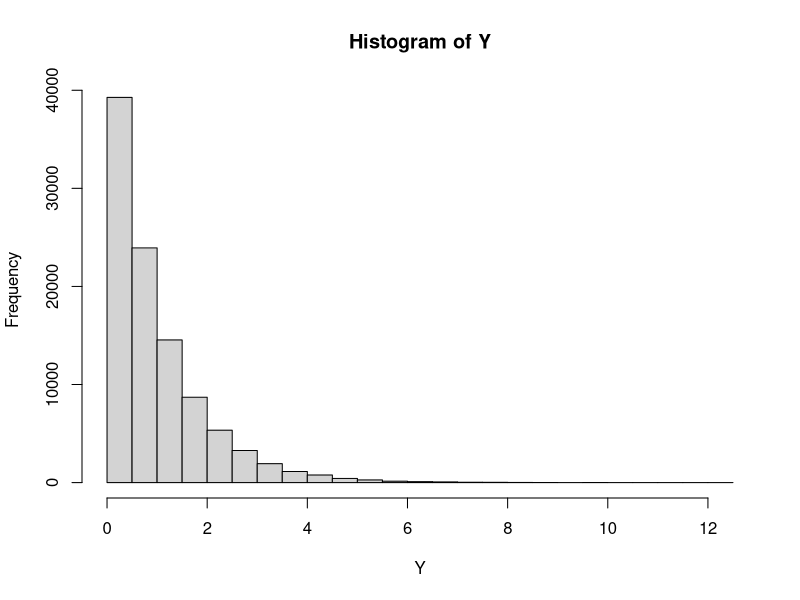
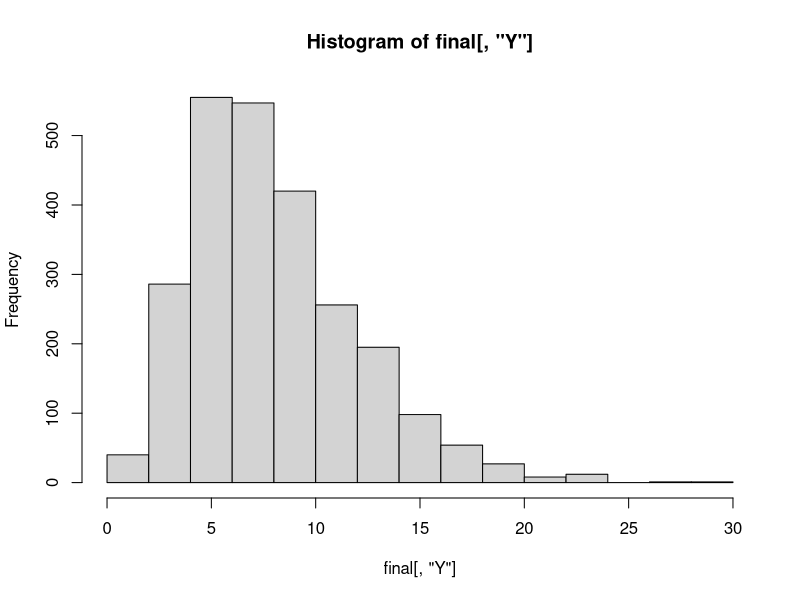
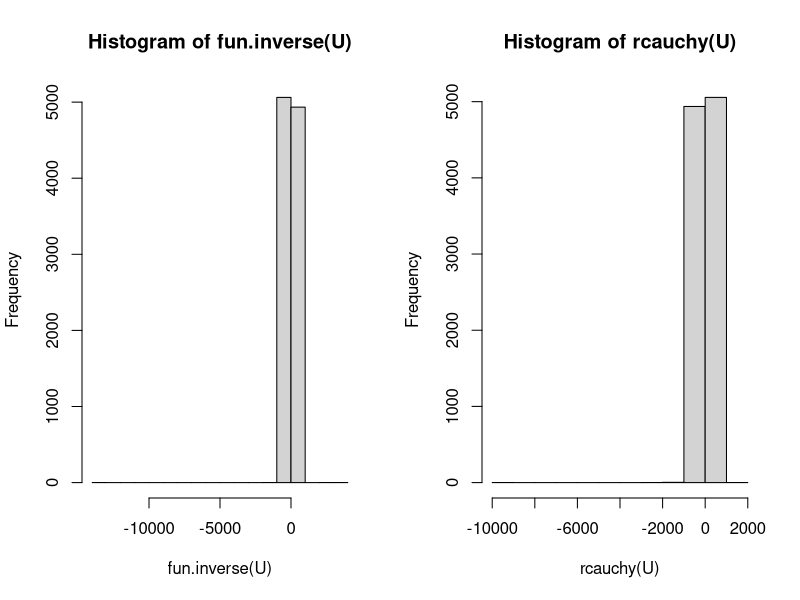
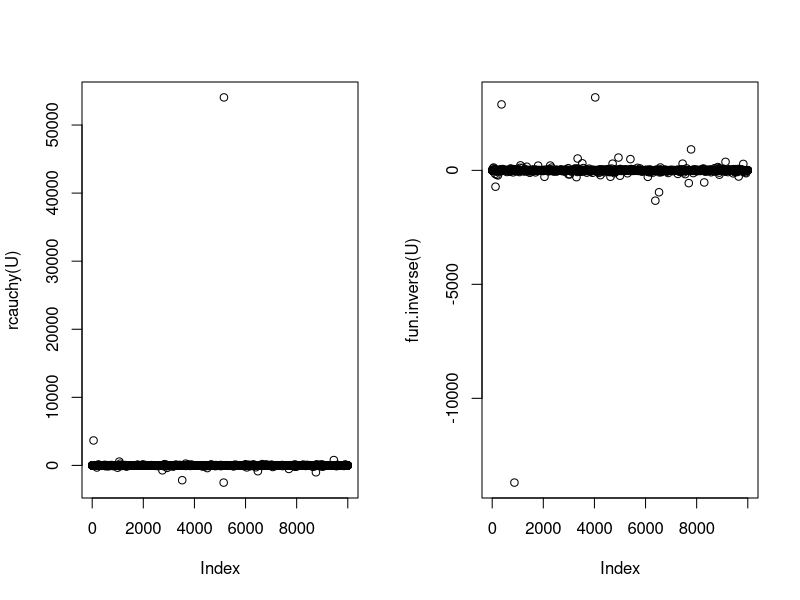
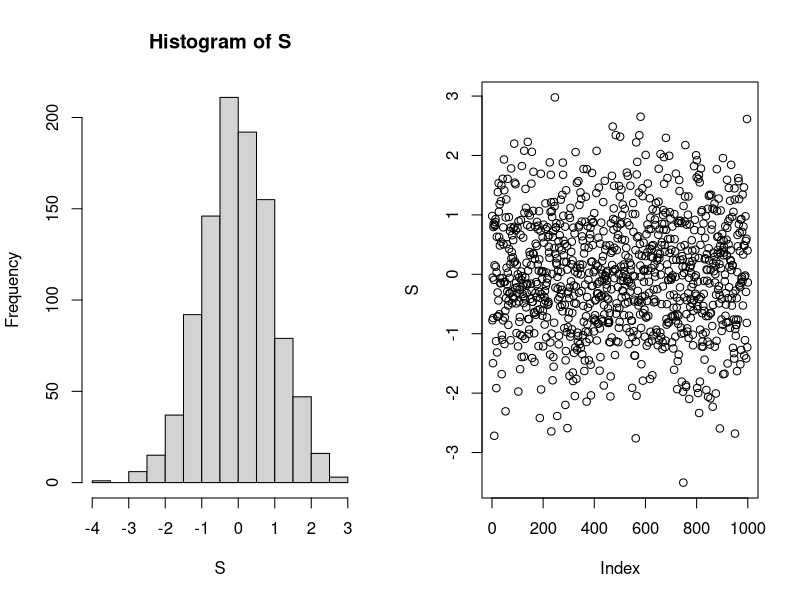
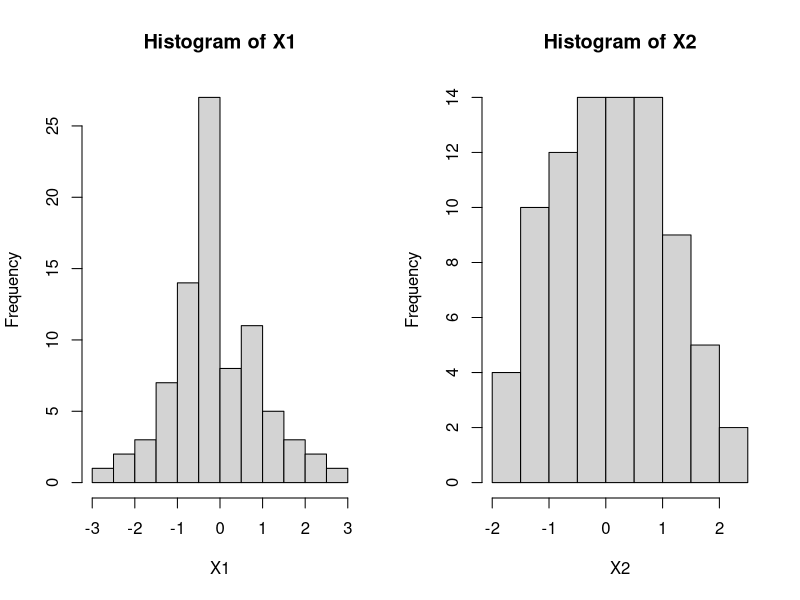

Here is the R script that generated these plots, in order: (Note: this script raises an error after producing the figures.)
# 1.3 exercise 

Nsim <- 100000
Y    <- rexp(Nsim)
hist(Y)

##
MM <- matrix(nrow=2500, ncol=4)
for(i in 1:2500){
  MM[i, 1:4] <- rexp(4)
}

Y     <- apply(MM, 1, sum)
final <- cbind(MM, 2*Y)
colnames(final) <- c(paste0("X", 1:4), "Y")

hist(final[, "Y"])
shapiro.test(final[, "Y"])


##1.4 exercise
n <- 10000
fun.inverse <- function(x){
  y <- tan(pi*(x-1/2))
  return(y)
}

par(mfrow=c(1,2))

U <- runif(n)
hist(fun.inverse(U))
hist(rcauchy(U))

mean(fun.inverse(U))
mean(rcauchy(U))

plot(rcauchy(U))
plot(fun.inverse(U))

##1.5
n=1000
S <- numeric(n)
for(i in 1:n){
S[i] <- sum(runif(12, min = -1/2, max = 1/2))
}

mean(S)
var(S)

shapiro.test(S)
hist(S)
plot(S)

## 1.6 

U1 <- rnorm(1000, mean = 3, sd=4)
U2 <- rnorm(1000, mean = 3, sd=4)

X1 <- sqrt(-2*log(U1))*cos(2*pi*U2)
X2 <- sqrt(-2*log(U1))*sin(2*pi*U2)
hist(X1)
hist(X2)

shapiro.test(X1)
shapiro.test(X2)

##1.7

nn <- matrix(rnorm(2000), ncol=2)
m  <- 100 
B  <- matrix(rnorm(m*m), nrow=m, ncol=m)
NN <- B*mean(nn)

test <- B*t(B)
E <- mean(NN)
V <- var(NN)
shapiro.test(E)
test/V

## 1.8 exercise
bases       <- list()
bases.names <- list()
bases[['base_1']]  <- c('2',"3", "4", "5")
bases[['base_2']]  <- c('1', "5", "4")
bases[['base_3']]  <- c('1', "5", "4")
bases[['base_4']]  <- c("1", "2", "3")
bases[['base_5']]  <- c("2", "1", "3")
bases.names[['base_1']]  <- "Kanzasas"
bases.names[['base_2']]  <- "Koloradas"
bases.names[['base_3']]  <- "Misisipe"
bases.names[['base_4']]  <- "Nebraska"
bases.names[['base_5']]  <- "Oklahoma"
s <-numeric()
for(i in 1:1000){
pointer1 <- bases[['base_4']]
pointer2 <- bases[['base_5']]
j<-1
cat(bases.names[['base_4']],"||", bases.names[[paste0('base_5')]], "\n")
while(as.numeric(pointer1[1])!=as.numeric(pointer2[1]) | as.numeric(pointer1[2])!=as.numeric(pointer2[2]) | as.numeric(pointer1[3])!=as.numeric(pointer2[3]) | name1!=name2){
  x <- runif(1)
  y <- runif(1)
  if(length(pointer1)==3 & length(pointer2)==3){
  if(0<=x   & x<=0.33) index1=1
  if(0.33<x & x<=0.66) index1=2
  if(0.66<x & x<=1)    index1=3
  
  if(0<=y   & y<=0.33) index2=1
  if(0.33<y & y<=0.66) index2=2
  if(0.66<y & y<=1)    index2=3
  } else
    if(length(pointer1)==4 & length(pointer2)==3){
      if(0<=x   & x<=0.25) index1=1
      if(0.25<x & x<=0.5)  index1=2
      if(0.5<x & x<=0.75)  index1=3
      if(0.75<x & x<=1)    index1=4
      
      if(0<=y   & y<=0.33) index2=1
      if(0.33<y & y<=0.66) index2=2
      if(0.66<y & y<=1)    index2=3
      }
    if(length(pointer1)==3 & length(pointer2)==4){
      if(0<=y   & y<=0.25) index2=1
      if(0.25<y & y<=0.5)  index2=2
      if(0.5<y & y<=0.75)  index2=3
      if(0.75<y & y<=1)    index2=4
      
      if(0<=x   & x<=0.33) index1=1
      if(0.33<x & x<=0.66) index1=2
      if(0.66<x & x<=1)    index1=3
    }
    pos1 <- pointer1[index1]
    pos2 <- pointer2[index2]
    bases[[paste0('base_', pos1)]] -> pointer1
    bases[[paste0('base_', pos2)]] -> pointer2
    cat(bases.names[[paste0('base_', pos1)]],"||", bases.names[[paste0('base_', pos2)]], "\n")
    name1 <- bases.names[[paste0('base_', pos1)]]
    name2 <- bases.names[[paste0('base_', pos2)]]
    j= j+1

}
cat("----------------- \n")
s[i] <- j -1
}
mean(s)
var(s)

##1.8 example
example <- function(x){
  y <- 1/(1+sin(2*x)*log(x)^2)
  return(y)
}

plot(example(rnorm(1000, sd=0.4, mean=2)))
n   <- 100000
nn  <- runif(n, 0.1, 2.1)
int <- numeric(n-9)
ss  <- example(nn)
for(i in 1:n){
  int[i-9] <- sum(ss[1:i]/i)
}
int[i-9]

#

xx <- c(-1,1,1,-1,-1)
yy <- c(-1,-1,1,1,-1)
plot(xx,yy,type="l") 
x <- cos(seq(0,2*pi,length=100))
y <- sin(seq(0,2*pi,length=100)) 
polygon(x,y,col=3)
points(runif(500,-1,1),
       runif(500,-1,1),pch="*") 

xxx <- runif(100000,-1,1)
yyy <- runif(100000,-1,1) #
s <- numeric(500)
print(s) 
for(i in 1:500) {s[i] <- 4*sum(ifelse(xxx[1:(200*i)]^2+yyy[1:(200*i)]^2<=1,1 ,0))/(200*i)}
print(s) 
plot(1:500,s,type="l") 
lines(1:500,rep(pi,500))
s[500] 

#1.9 exercise
fun <- function(x){
  y <- 1/(1 + sinh(2*x)*log(x)^2)
  return(y)
}
z  <- seq(0.1, 2.1, by=0.001)
plot(fun(z), x=z, col="red", lwd=0.5) 
lines(y=yfit, x=z, col="blue", lwd=2)

library(truncnorm)
n=10000
set.seed(1)
inte <- function(x) {1/(1+sinh(2*x)*log(x)^2)}
rnn = rtruncnorm(n, a=0.1, b=2.1, mean = 1, sd = 0.4)
rezult=mean(inte(rnn)/dtruncnorm(rnn, a=0.1, b=2.1,
                                 mean = 1, sd = 0.4))
rezult 

saveGIF({
  ani.options(nmax = 40)
  animate.integral(inte, 0.1, 2.1) 
}, interval = 0.05, movie.name = "customf.gif", ani.width = 700, ani.height = 700)

#1.12 exercise

set.seed(2)
N=100
X=rnorm(N,sd=5)
eps=rnorm(N)
Y=2+0.3*X+eps # DGP
plot(X,Y)
summary(lm(Y~X)) 

BETA <- numeric()
for(j in 1:1000){
  eps <- rnorm(100)
  X   <- rnorm(100, sd=5)
  Y   <- 2 + 0.3*X +eps
  BETA[j] <- lm(Y~X)$coef[2]
}

sd(BETA)

#1.13

eps <- rnorm(1000)
X1  <- rnorm(1000)
X2  <- 3*X1 + eps
cor(X1, X2)

Y  <- -0.5 + 3*X1 + X2 + rnorm(1000)

BETA1 <- numeric()
BETA2 <- numeric()
for ( i in 1:1000){
  eps <- rnorm(1000)
  X1  <- rnorm(1000)
  X2  <- 3*X1 + eps
  #cor(X1, X2)
  
  Y  <- -0.5 + 3*X1 + X2 + rnorm(1000)
  BETA2[i] <- lm(Y~X1)$coef[2]
  BETA1[i] <- lm(Y~X1+X2)$coef[2]
}

mean(BETA2)
mean(BETA1)

#1.15

BETA1 <- numeric()
BETA2 <- numeric()
for ( i in 1:1000){
  eps <- rnorm(1000)
  X1  <- rnorm(1000)
  X2  <- 3*X1 + eps
  #cor(X1, X2)
  
  Y  <- -0.5 + 3*X1 + rnorm(1000)
  BETA1[i] <- lm(Y~X1)$coef[2]
  BETA2[i] <- lm(Y~X1+X2)$coef[2]
}

mean(BETA1)
mean(BETA2)

#1.15 exercise

T.n <- 15
y=cumsum(rnorm(T.n))
yts=ts(y)
library(dynlm)
T.value <- numeric()
for(j in 1:1000){
  T.n <- 15
  y=cumsum(rnorm(T.n))
  yts=ts(y)
  standart.error <- summary(dynlm(d(yts)~L(yts)-1))$coef[2]
  estimate       <- summary(dynlm(d(yts)~L(yts)-1))$coef[1]
  t.value        <- (estimate - 0)/ standart.error
  T.value[j]     <- t.value
}

hist(T.value)
## bla bla
## octopussycat
